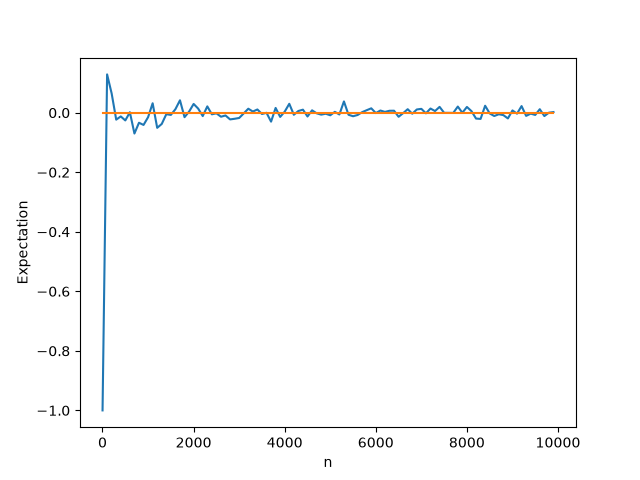

Recreate this plot in Python.
import tensorcircuit as tc
import numpy as np
import matplotlib.pyplot as plt

K = tc.set_backend("tensorflow")

c = tc.Circuit(2)
c.h([0, 1])
c.cx(0, 1)

theory = K.real(c.expectation_ps(z=[0, 1])).numpy().item()


def measure(n):
    counts = c.sample(allow_state=True, batch=n, format="count_dict_bin")
    return (
        counts.get("00", 0)
        + counts.get("11", 0)
        - counts.get("01", 0)
        - counts.get("10", 0)
    ) / n


N = np.arange(1, 10000, 100)
Exp = np.array([measure(n) for n in N])
The = np.ones((len(N),)) * theory
plt.plot(N, Exp)
plt.plot(N, The)
plt.xlabel("n")
plt.ylabel("Expectation")
plt.show()
